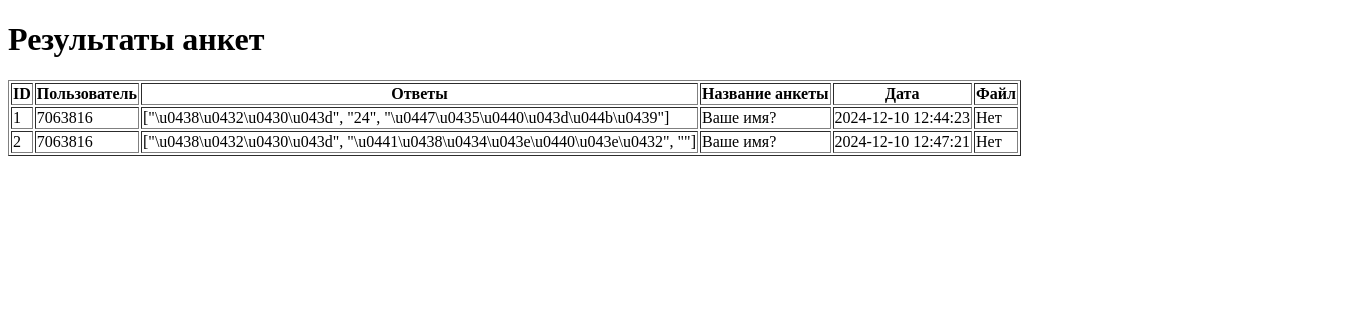
The app's page /results, older data.
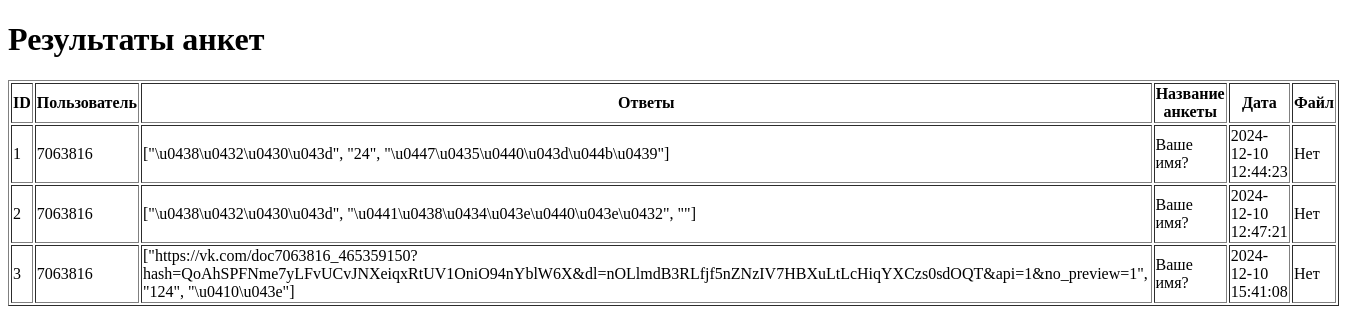
The same page, newer data.
### tables this page shows
CREATE TABLE survey_results (
            id INTEGER PRIMARY KEY AUTOINCREMENT,
            user_id INTEGER NOT NULL,          -- ID пользователя, заполнившего анкету
            answers TEXT NOT NULL,             -- Ответы в формате JSON
            file_url TEXT DEFAULT NULL,        -- Ссылка на загруженный файл (если есть)
            survey_name TEXT DEFAULT NULL,     -- Название анкеты
            created_at TEXT DEFAULT NULL       -- Дата и время заполнения анкеты
        );

### adm.py (the view)
@app.route("/results")
def survey_results():
    results = execute_query("SELECT id, user_id, answers, survey_name, created_at, file_url FROM survey_results")
    return render_template("survey_results.html", results=results)

### adm.py (called while the page is built)
def execute_query(query, args=(), fetchone=False, commit=False):
    conn = sqlite3.connect(DB_FILE)
    cursor = conn.cursor()
    cursor.execute(query, args)
    data = cursor.fetchone() if fetchone else cursor.fetchall()
    if commit:
        conn.commit()
    conn.close()
    return data

### templates/survey_results.html (shortened to what this page needs)
<!DOCTYPE html>
<html lang="en">
<head>
</head>
<body>
    <h1>Результаты анкет</h1>
    <table border="1">
        <thead>
            <tr>
                <th>ID</th>
                <th>Пользователь</th>
                <th>Ответы</th>
                <th>Название анкеты</th>
                <th>Дата</th>
                <th>Файл</th>
            </tr>
        </thead>
        <tbody>
            {% for result in results %}
            <tr>
                <td>{{ result[0] }}</td>
                <td>{{ result[1] }}</td>
                <td>{{ result[2] }}</td>
                <td>{{ result[3] }}</td>
                <td>{{ result[4] }}</td>
                <td>
                    {% if result[5] %}
                    <a href="{{ result[5] }}">Скачать</a>
                    {% else %}
                    Нет
                    {% endif %}
                </td>
            </tr>
            {% endfor %}
        </tbody>
    </table>
</body>
</html>

Row changes from the older to the newer data that the page shows:
added survey_results: id "3", user "7063816", answers "[\"https://vk.com/doc7063816_465359150?hash=QoAhSPFNme7yLFvUCvJNXeiqxRtUV1OniO94nYblW6X&dl=nOLlmdB3RLfjf5nZNzIV7HBXuLtLcHiqYXCzs0sdOQT&api=1&no_preview=1\", \"124\", \"\\u0410\\u043e\"]", survey_name "Ваше имя?", created_at "2024-12-10 15:41:08"
